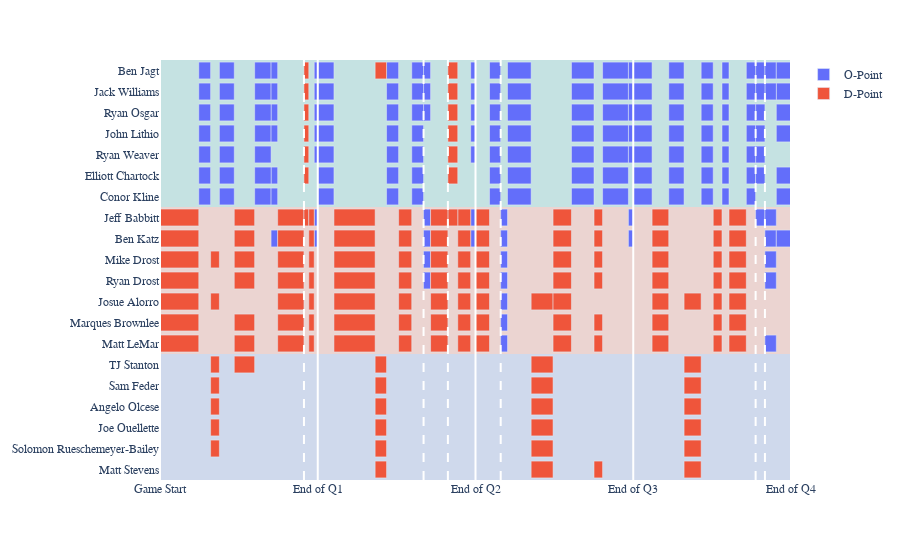

This figure's notebook cell:
### Code cell
fig = g.visual_game_flow(color="o_point", home=True, qc=True)
fig

### Figure 1 — Plotly figure (JSON) as saved in the notebook; plotly's stock layout.template omitted (floating-point values rounded to 4 significant figures; data arrays with more than 128 entries replaced by an {"elided": "..."} marker saying what was removed)
{"data": [{"alignmentgroup": "True", "base": {"elided": "168 float values"}, "customdata": {"elided": "168x8 mixed values"}, "hovertemplate": "%{customdata[0]}<br>Segment Start: %{customdata[1]}%{customdata[6]}<br>Segment End: %{customdata[2]}%{customdata[7]}<br>Initial Possession: %{customdata[3]}<br>Outcome: %{customdata[4]}<br>Total Turns During Point: %{customdata[5]}<br><extra></extra>", "legendgroup": "O-Point", "marker": {"color": "#636efa"}, "name": "O-Point", "offsetgroup": "O-Point", "orientation": "h", "showlegend": true, "textposition": "auto", "type": "bar", "x": {"elided": "168 float values"}, "xaxis": "x", "y": {"elided": "168 str values"}, "yaxis": "y"}, {"alignmentgroup": "True", "base": {"elided": "147 int values"}, "customdata": {"elided": "147x8 mixed values"}, "hovertemplate": "%{customdata[0]}<br>Segment Start: %{customdata[1]}%{customdata[6]}<br>Segment End: %{customdata[2]}%{customdata[7]}<br>Initial Possession: %{customdata[3]}<br>Outcome: %{customdata[4]}<br>Total Turns During Point: %{customdata[5]}<br><extra></extra>", "legendgroup": "D-Point", "marker": {"color": "#EF553B"}, "name": "D-Point", "offsetgroup": "D-Point", "orientation": "h", "showlegend": true, "textposition": "auto", "type": "bar", "x": {"elided": "147 int values"}, "xaxis": "x", "y": {"elided": "147 str values"}, "yaxis": "y"}], "layout": {"barmode": "overlay", "coloraxis": {"colorbar": {"dtick": 1, "tick0": 0, "title": {"text": "Turns During Point"}}, "colorscale": [[0, "rgb(150,150,150)"], [0.33, "rgb(200,200,50)"], [0.67, "rgb(200,100,50)"], [1, "rgb(200,50,50)"]]}, "font": {"family": "TW Cen MT"}, "legend": {"title": {}, "tracegroupgap": 0}, "margin": {"t": 60}, "shapes": [{"layer": "above", "line": {"color": "white", "dash": "solid", "width": 2}, "type": "line", "x0": 0, "x1": 0, "xref": "x", "y0": 0, "y1": 1, "yref": "y domain"}, {"layer": "above", "line": {"color": "white", "dash": "solid", "width": 2}, "type": "line", "x0": 720, "x1": 720, "xref": "x", "y0": 0, "y1": 1, "yref": "y domain"}, {"layer": "above", "line": {"color": "white", "dash": "solid", "width": 2}, "type": "line", "x0": 1440, "x1": 1440, "xref": "x", "y0": 0, "y1": 1, "yref": "y domain"}, {"layer": "above", "line": {"color": "white", "dash": "solid", "width": 2}, "type": "line", "x0": 2160, "x1": 2160, "xref": "x", "y0": 0, "y1": 1, "yref": "y domain"}, {"layer": "above", "line": {"color": "white", "dash": "solid", "width": 2}, "type": "line", "x0": 2880, "x1": 2880, "xref": "x", "y0": 0, "y1": 1, "yref": "y domain"}, {"layer": "above", "line": {"color": "white", "dash": "dash", "width": 2}, "type": "line", "x0": 657, "x1": 657, "xref": "x", "y0": 0, "y1": 1, "yref": "y domain"}, {"layer": "above", "line": {"color": "white", "dash": "dash", "width": 2}, "type": "line", "x0": 1203, "x1": 1203, "xref": "x", "y0": 0, "y1": 1, "yref": "y domain"}, {"layer": "above", "line": {"color": "white", "dash": "dash", "width": 2}, "type": "line", "x0": 1314, "x1": 1314, "xref": "x", "y0": 0, "y1": 1, "yref": "y domain"}, {"layer": "above", "line": {"color": "white", "dash": "dash", "width": 2}, "type": "line", "x0": 1555, "x1": 1555, "xref": "x", "y0": 0, "y1": 1, "yref": "y domain"}, {"layer": "above", "line": {"color": "white", "dash": "dash", "width": 2}, "type": "line", "x0": 2761, "x1": 2761, "xref": "x", "y0": 0, "y1": 1, "yref": "y domain"}, {"layer": "above", "line": {"color": "white", "dash": "dash", "width": 2}, "type": "line", "x0": 2718.0, "x1": 2718.0, "xref": "x", "y0": 0, "y1": 1, "yref": "y domain"}, {"fillcolor": "rgb(102,194,165)", "layer": "below", "line": {"width": 0}, "opacity": 0.25, "type": "rect", "x0": 0, "x1": 1, "xref": "x domain", "y0": 12.5, "y1": 19.5, "yref": "y"}, {"fillcolor": "rgb(252,141,98)", "layer": "below", "line": {"width": 0}, "opacity": 0.25, "type": "rect", "x0": 0, "x1": 1, "xref": "x domain", "y0": 5.5, "y1": 12.5, "yref": "y"}, {"fillcolor": "rgb(141,160,203)", "layer": "below", "line": {"width": 0}, "opacity": 0.25, "type": "rect", "x0": 0, "x1": 1, "xref": "x domain", "y0": -0.5, "y1": 5.5, "yref": "y"}], "xaxis": {"anchor": "y", "domain": [0, 1], "range": [0, 2880], "showgrid": false, "tickmode": "array", "ticks": "", "ticktext": ["Game Start", "End of Q1", "End of Q2", "End of Q3", "End of Q4"], "tickvals": [0, 720, 1440, 2160, 2880], "type": "linear"}, "yaxis": {"anchor": "x", "categoryarray": ["Matt Stevens", "Solomon Rueschemeyer-Bailey", "Joe Ouellette", "Angelo Olcese", "Sam Feder", "TJ Stanton", "Matt LeMar", "Marques Brownlee", "Josue Alorro", "Ryan Drost", "Mike Drost", "Ben Katz", "Jeff Babbitt", "Conor Kline", "Elliott Chartock", "Ryan Weaver", "John Lithio", "Ryan Osgar", "Jack Williams", "Ben Jagt"], "categoryorder": "array", "domain": [0, 1], "title": {}}}}
